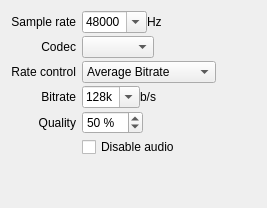
          <widget class="QWidget" name="audioTab">
           <attribute name="title">
            <string>Audio</string>
           </attribute>
           <layout class="QGridLayout" name="gridLayout">
            <property name="verticalSpacing">
             <number>3</number>
            </property>
            <item row="1" column="1">
             <layout class="QHBoxLayout" name="horizontalLayout_4">
              <item>
               <widget class="QComboBox" name="sampleRateCombo">
                <property name="editable">
                 <bool>true</bool>
                </property>
                <property name="currentIndex">
                 <number>6</number>
                </property>
                <item>
                 <property name="text">
                  <string>8000</string>
                 </property>
                </item>
                <item>
                 <property name="text">
                  <string>12000</string>
                 </property>
                </item>
                <item>
                 <property name="text">
                  <string>16000</string>
                 </property>
                </item>
                <item>
                 <property name="text">
                  <string>22050</string>
                 </property>
                </item>
                <item>
                 <property name="text">
                  <string>32000</string>
                 </property>
                </item>
                <item>
                 <property name="text">
                  <string>44100</string>
                 </property>
                </item>
                <item>
                 <property name="text">
                  <string>48000</string>
                 </property>
                </item>
                <item>
                 <property name="text">
                  <string>96000</string>
                 </property>
                </item>
               </widget>
              </item>
              <item>
               <widget class="QLabel" name="label_9">
                <property name="text">
                 <string>Hz</string>
                </property>
               </widget>
              </item>
              <item>
               <spacer name="horizontalSpacer_6">
                <property name="orientation">
                 <enum>Qt::Horizontal</enum>
                </property>
                <property name="sizeHint" stdset="0">
                 <size>
                  <width>40</width>
                  <height>20</height>
                 </size>
                </property>
               </spacer>
              </item>
             </layout>
            </item>
            <item row="1" column="0">
             <widget class="QLabel" name="label_8">
              <property name="text">
               <string>Sample rate</string>
              </property>
              <property name="alignment">
               <set>Qt::AlignRight|Qt::AlignTrailing|Qt::AlignVCenter</set>
              </property>
             </widget>
            </item>
            <item row="2" column="0">
             <widget class="QLabel" name="label_3">
              <property name="text">
               <string>Codec</string>
              </property>
              <property name="alignment">
               <set>Qt::AlignRight|Qt::AlignTrailing|Qt::AlignVCenter</set>
              </property>
             </widget>
            </item>
            <item row="2" column="1">
             <layout class="QHBoxLayout" name="horizontalLayout_6">
              <item>
               <widget class="QComboBox" name="audioCodecCombo"/>
              </item>
              <item>
               <spacer name="horizontalSpacer_3">
                <property name="orientation">
                 <enum>Qt::Horizontal</enum>
                </property>
                <property name="sizeHint" stdset="0">
                 <size>
                  <width>40</width>
                  <height>20</height>
                 </size>
                </property>
               </spacer>
              </item>
             </layout>
            </item>
            <item row="5" column="0">
             <widget class="QLabel" name="audioBitrateLabel">
              <property name="text">
               <string>Bitrate</string>
              </property>
              <property name="alignment">
               <set>Qt::AlignRight|Qt::AlignTrailing|Qt::AlignVCenter</set>
              </property>
             </widget>
            </item>
            <item row="5" column="1">
             <layout class="QHBoxLayout" name="audioBitrateLayout">
              <item>
               <widget class="QComboBox" name="audioBitrateCombo">
                <property name="toolTip">
                 <string>The average bit rate</string>
                </property>
                <property name="editable">
                 <bool>true</bool>
                </property>
                <property name="currentIndex">
                 <number>5</number>
                </property>
                <item>
                 <property name="text">
                  <string>16k</string>
                 </property>
                </item>
                <item>
                 <property name="text">
                  <string>32k</string>
                 </property>
                </item>
                <item>
                 <property name="text">
                  <string>48k</string>
                 </property>
                </item>
                <item>
                 <property name="text">
                  <string>64k</string>
                 </property>
                </item>
                <item>
                 <property name="text">
                  <string>96k</string>
                 </property>
                </item>
                <item>
                 <property name="text">
                  <string>128k</string>
                 </property>
                </item>
                <item>
                 <property name="text">
                  <string>220k</string>
                 </property>
                </item>
                <item>
                 <property name="text">
                  <string>256k</string>
                 </property>
                </item>
                <item>
                 <property name="text">
                  <string>384k</string>
                 </property>
                </item>
                <item>
                 <property name="text">
                  <string>512k</string>
                 </property>
                </item>
                <item>
                 <property name="text">
                  <string>1M</string>
                 </property>
                </item>
               </widget>
              </item>
              <item>
               <widget class="QLabel" name="audioBitrateSuffixLabel">
                <property name="text">
                 <string>b/s</string>
                </property>
               </widget>
              </item>
              <item>
               <spacer name="horizontalSpacer_4">
                <property name="orientation">
                 <enum>Qt::Horizontal</enum>
                </property>
                <property name="sizeHint" stdset="0">
                 <size>
                  <width>40</width>
                  <height>20</height>
                 </size>
                </property>
               </spacer>
              </item>
             </layout>
            </item>
            <item row="7" column="1">
             <widget class="QCheckBox" name="disableAudioCheckbox">
              <property name="text">
               <string>Disable audio</string>
              </property>
             </widget>
            </item>
            <item row="8" column="0">
             <spacer name="verticalSpacer_3">
              <property name="orientation">
               <enum>Qt::Vertical</enum>
              </property>
              <property name="sizeHint" stdset="0">
               <size>
                <width>20</width>
                <height>40</height>
               </size>
              </property>
             </spacer>
            </item>
            <item row="3" column="0">
             <widget class="QLabel" name="label_7">
              <property name="text">
               <string>Rate control</string>
              </property>
              <property name="alignment">
               <set>Qt::AlignRight|Qt::AlignTrailing|Qt::AlignVCenter</set>
              </property>
             </widget>
            </item>
            <item row="3" column="1">
             <layout class="QHBoxLayout" name="horizontalLayout_5">
              <item>
               <widget class="QComboBox" name="audioRateControlCombo">
                <item>
                 <property name="text">
                  <string>Average Bitrate</string>
                 </property>
                </item>
                <item>
                 <property name="text">
                  <string>Constant Bitrate</string>
                 </property>
                </item>
                <item>
                 <property name="text">
                  <string>Quality-based VBR</string>
                 </property>
                </item>
               </widget>
              </item>
              <item>
               <spacer name="horizontalSpacer_5">
                <property name="orientation">
                 <enum>Qt::Horizontal</enum>
                </property>
                <property name="sizeHint" stdset="0">
                 <size>
                  <width>40</width>
                  <height>20</height>
                 </size>
                </property>
               </spacer>
              </item>
             </layout>
            </item>
            <item row="6" column="0">
             <widget class="QLabel" name="audioQualityLabel">
              <property name="text">
               <string>Quality</string>
              </property>
              <property name="alignment">
               <set>Qt::AlignRight|Qt::AlignTrailing|Qt::AlignVCenter</set>
              </property>
             </widget>
            </item>
            <item row="6" column="1">
             <layout class="QHBoxLayout" name="audioQualityLayout">
              <item>
               <widget class="QSpinBox" name="audioQualitySpinner">
                <property name="suffix">
                 <string> %</string>
                </property>
                <property name="minimum">
                 <number>0</number>
                </property>
                <property name="maximum">
                 <number>100</number>
                </property>
                <property name="value">
                 <number>50</number>
                </property>
               </widget>
              </item>
              <item>
               <spacer name="horizontalSpacer_20">
                <property name="orientation">
                 <enum>Qt::Horizontal</enum>
                </property>
                <property name="sizeHint" stdset="0">
                 <size>
                  <width>40</width>
                  <height>20</height>
                 </size>
                </property>
               </spacer>
              </item>
             </layout>
            </item>
           </layout>
          </widget>
